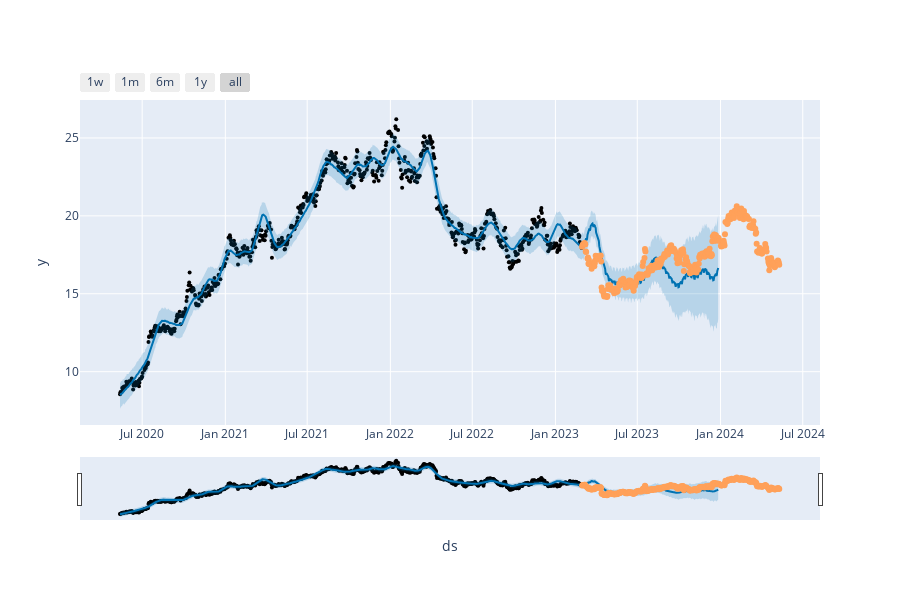

Notebook cell for this chart:
### Code cell
from prophet import Prophet
from prophet.plot import plot_plotly

# Assuming you have already imported necessary libraries and loaded the data

# Reset index of stocks DataFrame
stocks.reset_index(inplace=True)
# stocks.set_index('Date',inplace=True)
stocks_temp = stocks[['Date', 'Close']].rename(columns={'Date': 'ds', 'Close': 'y'})
split=len(stocks_temp)-int(len(stocks_temp)*0.70)

stocks_temp_test = stocks_temp.tail(split)
print(split)

stocks_temp_train = stocks_temp.head(len(stocks_temp) - split)

FBprophet = Prophet(daily_seasonality=True)

FBprophet.fit(stocks_temp_train)

future = FBprophet.make_future_dataframe(periods=split)

forecast = FBprophet.predict(future)

fig = plot_plotly(FBprophet, forecast)

fig.add_trace(go.Scatter(x=stocks_temp_test['ds'], y=stocks_temp_test['y'], mode='markers', name='Test Data'))

fig.show()

### Figure 1 — Plotly figure (JSON) as saved in the notebook; plotly's stock layout.template omitted (floating-point values rounded to 4 significant figures; data arrays with more than 128 entries replaced by an {"elided": "..."} marker saying what was removed)
{"data": [{"marker": {"color": "black", "size": 4}, "mode": "markers", "name": "Actual", "type": "scatter", "x": {"elided": "704 str values"}, "y": {"elided": "704 float values"}}, {"hoverinfo": "skip", "line": {"width": 0}, "mode": "lines", "type": "scatter", "x": {"elided": "1006 str values"}, "y": {"elided": "1006 float values"}}, {"fill": "tonexty", "fillcolor": "rgba(0, 114, 178, 0.2)", "line": {"color": "#0072B2", "width": 2}, "mode": "lines", "name": "Predicted", "type": "scatter", "x": {"elided": "1006 str values"}, "y": {"elided": "1006 float values"}}, {"fill": "tonexty", "fillcolor": "rgba(0, 114, 178, 0.2)", "hoverinfo": "skip", "line": {"width": 0}, "mode": "lines", "type": "scatter", "x": {"elided": "1006 str values"}, "y": {"elided": "1006 float values"}}, {"mode": "markers", "name": "Test Data", "type": "scatter", "x": {"elided": "302 str values"}, "y": {"elided": "302 float values"}}], "layout": {"height": 600, "showlegend": false, "width": 900, "xaxis": {"rangeselector": {"buttons": [{"count": 7, "label": "1w", "step": "day", "stepmode": "backward"}, {"count": 1, "label": "1m", "step": "month", "stepmode": "backward"}, {"count": 6, "label": "6m", "step": "month", "stepmode": "backward"}, {"count": 1, "label": "1y", "step": "year", "stepmode": "backward"}, {"step": "all"}]}, "rangeslider": {"visible": true}, "title": {"text": "ds"}, "type": "date"}, "yaxis": {"title": {"text": "y"}}}}
